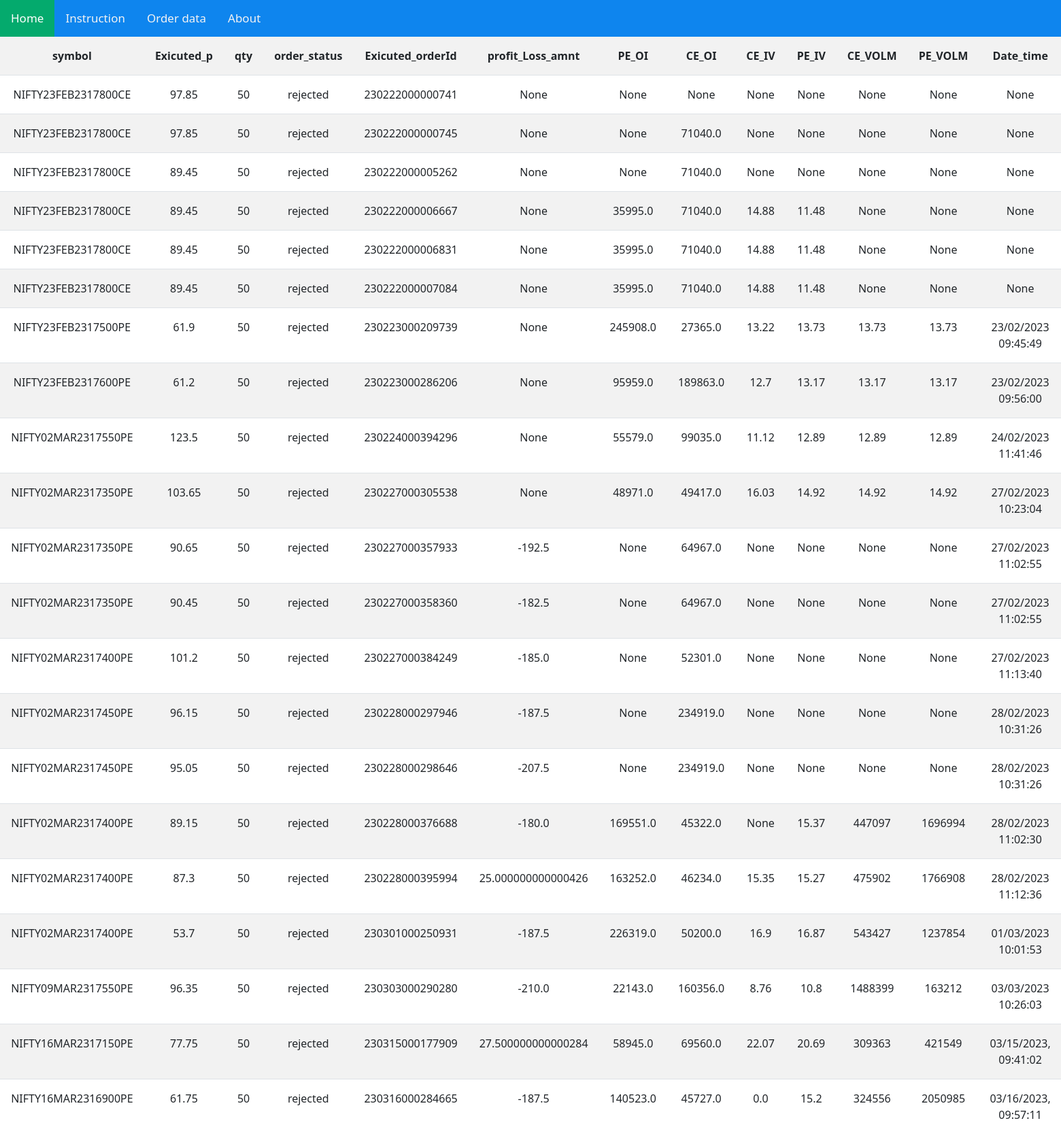
The app's page /order_data (upper part) with its own data.
### trading_app/models.py (models this page shows)
class Order_db(models.Model):
    symbol=models.CharField(max_length=100,null=True,blank=False)
    Exicuted_p=models.CharField(max_length=100,null=True,blank=False)
    qty=models.CharField(max_length=100,null=True,blank=False)
    order_status=models.CharField(max_length=100,null=True,blank=False)
    Exicuted_orderId=models.CharField(max_length=100,null=True,blank=False)
    profit_Loss_amnt=models.CharField(max_length=100,null=True,blank=False)
    CE_OI=models.CharField(max_length=100,null=True,blank=False)
    PE_OI=models.CharField(max_length=100,null=True,blank=False)
    CE_IV=models.CharField(max_length=100,null=True,blank=False)
    PE_IV=models.CharField(max_length=100,null=True,blank=False)
    CE_VOLM=models.CharField(max_length=100,null=True,blank=False)
    PE_VOLM=models.CharField(max_length=100,null=True,blank=False)
    Date_time=models.CharField(max_length=100,null=True,blank=False)
    Mood=models.CharField(max_length=100,null=True,blank=False)
    Market_condition=models.CharField(max_length=100,null=True,blank=False)
    Preparation=models.CharField(max_length=100,null=True,blank=False)
    Thought=models.CharField(max_length=100,null=True,blank=False)

### trading_app/views.py (the view)
# urls.py: path("order_data",views.order_data,name="order_data"),
def order_data(request):
    obj=Order_db.objects.all()
    return render (request,"order_data.html",{'obj':obj})

### trading_app/templates/order_data.html (shortened to what this page needs)
<!DOCTYPE html>
<html lang="en">
<head>
<link href="https://cdn.jsdelivr.net/npm/bootstrap@5.1.3/dist/css/bootstrap.min.css" rel="stylesheet">
</head>
<body>
    <div class="topnav">
        <a class="active" href="{% url 'nifty_option_data' %}">Home</a>
        <a href="{% url 'instructions' %}">Instruction</a>
        <a href="{% url 'order_data' %}">Order data</a>
        <a href="#about">About</a>
      </div>
    <table  class=" table table-striped w-50 text-center">
        <tr>
            <th class="p-3">symbol</th>
            <th class="p-3">Exicuted_p</th>
            <th class="p-3">qty</th>
            <th class="p-3">order_status</th>
            <th class="p-3">Exicuted_orderId</th>
            <th class="p-3">profit_Loss_amnt</th>
            <th class="p-3">PE_OI</th>
            <th class="p-3">CE_OI</th>
            <th class="p-3">CE_IV</th>
            <th class="p-3">PE_IV</th>
            <th class="p-3">CE_VOLM</th>
            <th class="p-3">PE_VOLM</th>
            <th class="p-3">Date_time</th>
        </tr>
        {% for i in obj %}
        <tr>
            <td class="p-3">{{i.symbol}}</td>
            <td class="p-3">{{i.Exicuted_p}}</t d>
            <td class="p-3">{{i.qty}}</td>
            <td class="p-3">{{i.order_status}}</td>
            <td class="p-3">{{i.Exicuted_orderId}}</td>
            <td class="p-3">{{i.profit_Loss_amnt}}</td>
            <td class="p-3">{{i.PE_OI}}</td>
            <td class="p-3">{{i.CE_OI}}</td>
            <td class="p-3">{{i.CE_IV}}</td>
            <td class="p-3">{{i.PE_IV}}</td>
            <td class="p-3">{{i.CE_VOLM}}</td>
            <td class="p-3">{{i.PE_VOLM}}</td>
            <td class="p-3">{{i.Date_time}}</td>
            {% endfor %}
        </tr>
    </table>
</body>
</html>

### trading_app/templates/order_data.html (style rules this page uses)
.topnav { overflow: hidden; background-color: #0e85ee; }
.topnav a { float: left; color: #f2f2f2; text-align: center; padding: 14px 16px; text-decoration: none; font-size: 17px; }
.topnav a.active { background-color: #04AA6D; color: white; }
.order_data_table td,th,tr { border-collapse: collapse; border:1px solid rgb(0, 255, 255) ; }

### records on screen
Order_db: symbol "NIFTY23FEB2317800CE", Exicuted_p "97.85", qty "50", order_status "rejected", Exicuted_orderId "230222000000741", profit_Loss_amnt "None", PE_OI "None", CE_OI "None", CE_IV "None", PE_IV "None", CE_VOLM "None", PE_VOLM "None", Date_time "None"
Order_db: symbol "NIFTY23FEB2317800CE", Exicuted_p "97.85", qty "50", order_status "rejected", Exicuted_orderId "230222000000745", profit_Loss_amnt "None", PE_OI "None", CE_OI "71040.0", CE_IV "None", PE_IV "None", CE_VOLM "None", PE_VOLM "None", Date_time "None"
Order_db: symbol "NIFTY23FEB2317800CE", Exicuted_p "89.45", qty "50", order_status "rejected", Exicuted_orderId "230222000005262", profit_Loss_amnt "None", PE_OI "None", CE_OI "71040.0", CE_IV "None", PE_IV "None", CE_VOLM "None", PE_VOLM "None", Date_time "None"
Order_db: symbol "NIFTY23FEB2317800CE", Exicuted_p "89.45", qty "50", order_status "rejected", Exicuted_orderId "230222000006667", profit_Loss_amnt "None", PE_OI "35995.0", CE_OI "71040.0", CE_IV "14.88", PE_IV "11.48", CE_VOLM "None", PE_VOLM "None", Date_time "None"
Order_db: symbol "NIFTY23FEB2317800CE", Exicuted_p "89.45", qty "50", order_status "rejected", Exicuted_orderId "230222000006831", profit_Loss_amnt "None", PE_OI "35995.0", CE_OI "71040.0", CE_IV "14.88", PE_IV "11.48", CE_VOLM "None", PE_VOLM "None", Date_time "None"
Order_db: symbol "NIFTY23FEB2317800CE", Exicuted_p "89.45", qty "50", order_status "rejected", Exicuted_orderId "230222000007084", profit_Loss_amnt "None", PE_OI "35995.0", CE_OI "71040.0", CE_IV "14.88", PE_IV "11.48", CE_VOLM "None", PE_VOLM "None", Date_time "None"
Order_db: symbol "NIFTY23FEB2317500PE", Exicuted_p "61.9", qty "50", order_status "rejected", Exicuted_orderId "230223000209739", profit_Loss_amnt "None", PE_OI "245908.0", CE_OI "27365.0", CE_IV "13.22", PE_IV "13.73", CE_VOLM "13.73", PE_VOLM "13.73", Date_time "23/02/2023 09:45:49"
Order_db: symbol "NIFTY23FEB2317600PE", Exicuted_p "61.2", qty "50", order_status "rejected", Exicuted_orderId "230223000286206", profit_Loss_amnt "None", PE_OI "95959.0", CE_OI "189863.0", CE_IV "12.7", PE_IV "13.17", CE_VOLM "13.17", PE_VOLM "13.17", Date_time "23/02/2023 09:56:00"
Order_db: symbol "NIFTY02MAR2317550PE", Exicuted_p "123.5", qty "50", order_status "rejected", Exicuted_orderId "230224000394296", profit_Loss_amnt "None", PE_OI "55579.0", CE_OI "99035.0", CE_IV "11.12", PE_IV "12.89", CE_VOLM "12.89", PE_VOLM "12.89", Date_time "24/02/2023 11:41:46"
Order_db: symbol "NIFTY02MAR2317350PE", Exicuted_p "103.65", qty "50", order_status "rejected", Exicuted_orderId "230227000305538", profit_Loss_amnt "None", PE_OI "48971.0", CE_OI "49417.0", CE_IV "16.03", PE_IV "14.92", CE_VOLM "14.92", PE_VOLM "14.92", Date_time "27/02/2023 10:23:04"
Order_db: symbol "NIFTY02MAR2317350PE", Exicuted_p "90.65", qty "50", order_status "rejected", Exicuted_orderId "230227000357933", profit_Loss_amnt "-192.5", PE_OI "None", CE_OI "64967.0", CE_IV "None", PE_IV "None", CE_VOLM "None", PE_VOLM "None", Date_time "27/02/2023 11:02:55"
Order_db: symbol "NIFTY02MAR2317350PE", Exicuted_p "90.45", qty "50", order_status "rejected", Exicuted_orderId "230227000358360", profit_Loss_amnt "-182.5", PE_OI "None", CE_OI "64967.0", CE_IV "None", PE_IV "None", CE_VOLM "None", PE_VOLM "None", Date_time "27/02/2023 11:02:55"
Order_db: symbol "NIFTY02MAR2317400PE", Exicuted_p "101.2", qty "50", order_status "rejected", Exicuted_orderId "230227000384249", profit_Loss_amnt "-185.0", PE_OI "None", CE_OI "52301.0", CE_IV "None", PE_IV "None", CE_VOLM "None", PE_VOLM "None", Date_time "27/02/2023 11:13:40"
Order_db: symbol "NIFTY02MAR2317450PE", Exicuted_p "96.15", qty "50", order_status "rejected", Exicuted_orderId "230228000297946", profit_Loss_amnt "-187.5", PE_OI "None", CE_OI "234919.0", CE_IV "None", PE_IV "None", CE_VOLM "None", PE_VOLM "None", Date_time "28/02/2023 10:31:26"
Order_db: symbol "NIFTY02MAR2317450PE", Exicuted_p "95.05", qty "50", order_status "rejected", Exicuted_orderId "230228000298646", profit_Loss_amnt "-207.5", PE_OI "None", CE_OI "234919.0", CE_IV "None", PE_IV "None", CE_VOLM "None", PE_VOLM "None", Date_time "28/02/2023 10:31:26"
Order_db: symbol "NIFTY02MAR2317400PE", Exicuted_p "89.15", qty "50", order_status "rejected", Exicuted_orderId "230228000376688", profit_Loss_amnt "-180.0", PE_OI "169551.0", CE_OI "45322.0", CE_IV "None", PE_IV "15.37", CE_VOLM "447097", PE_VOLM "1696994", Date_time "28/02/2023 11:02:30"
Order_db: symbol "NIFTY02MAR2317400PE", Exicuted_p "87.3", qty "50", order_status "rejected", Exicuted_orderId "230228000395994", profit_Loss_amnt "25.000000000000426", PE_OI "163252.0", CE_OI "46234.0", CE_IV "15.35", PE_IV "15.27", CE_VOLM "475902", PE_VOLM "1766908", Date_time "28/02/2023 11:12:36"
Order_db: symbol "NIFTY02MAR2317400PE", Exicuted_p "53.7", qty "50", order_status "rejected", Exicuted_orderId "230301000250931", profit_Loss_amnt "-187.5", PE_OI "226319.0", CE_OI "50200.0", CE_IV "16.9", PE_IV "16.87", CE_VOLM "543427", PE_VOLM "1237854", Date_time "01/03/2023 10:01:53"
Order_db: symbol "NIFTY09MAR2317550PE", Exicuted_p "96.35", qty "50", order_status "rejected", Exicuted_orderId "230303000290280", profit_Loss_amnt "-210.0", PE_OI "22143.0", CE_OI "160356.0", CE_IV "8.76", PE_IV "10.8", CE_VOLM "1488399", PE_VOLM "163212", Date_time "03/03/2023 10:26:03"
Order_db: symbol "NIFTY16MAR2317150PE", Exicuted_p "77.75", qty "50", order_status "rejected", Exicuted_orderId "230315000177909", profit_Loss_amnt "27.500000000000284", PE_OI "58945.0", CE_OI "69560.0", CE_IV "22.07", PE_IV "20.69", CE_VOLM "309363", PE_VOLM "421549", Date_time "03/15/2023, 09:41:02"
Order_db: symbol "NIFTY16MAR2316900PE", Exicuted_p "61.75", qty "50", order_status "rejected", Exicuted_orderId "230316000284665", profit_Loss_amnt "-187.5", PE_OI "140523.0", CE_OI "45727.0", CE_IV "0.0", PE_IV "15.2", CE_VOLM "324556", PE_VOLM "2050985", Date_time "03/16/2023, 09:57:11"
